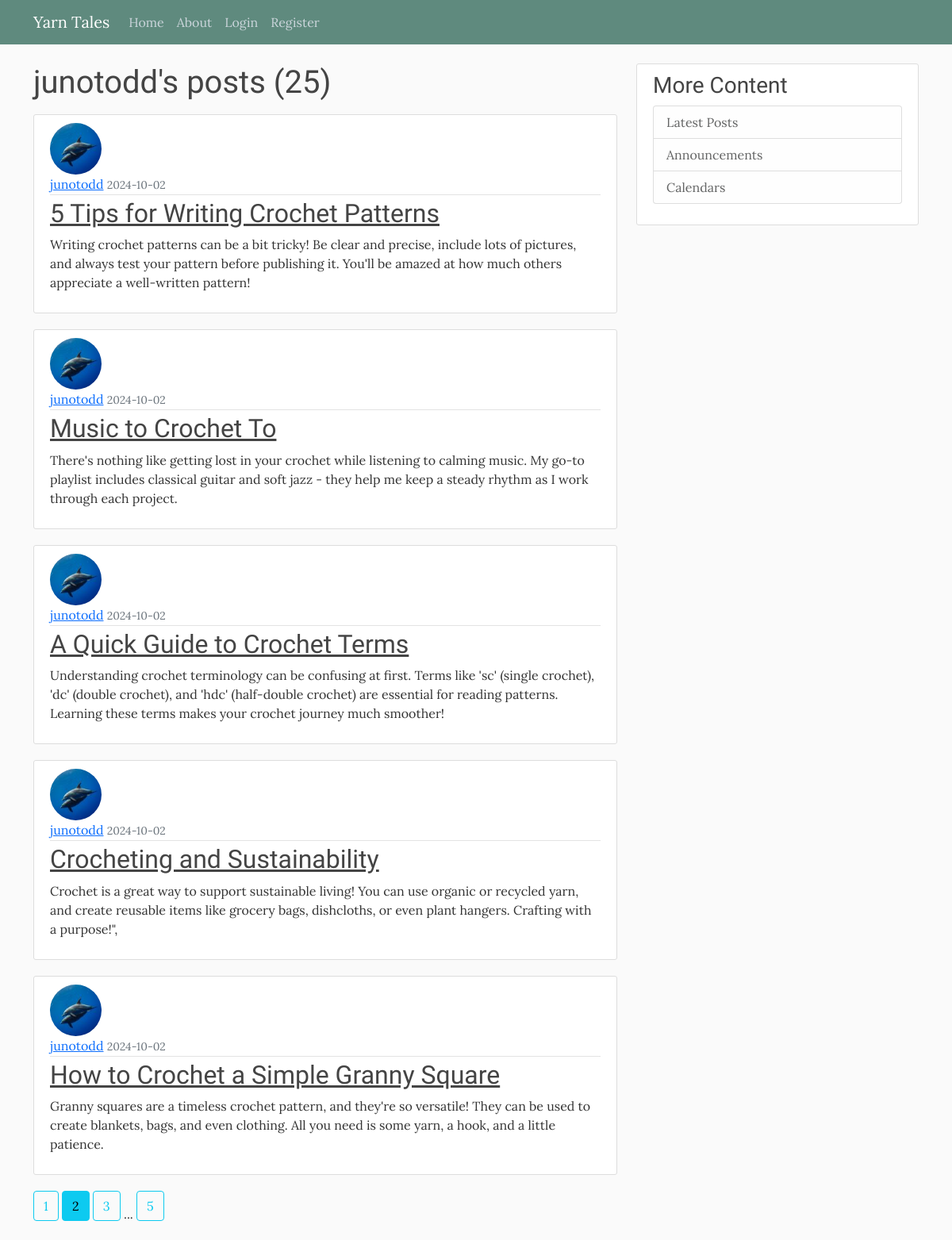
/user/junotodd?page=2, run on the app's committed database.
### flaskblog/models.py (models this page shows, shortened)
class User(db.Model, UserMixin):
    id = db.Column(db.Integer, primary_key=True)
    username = db.Column(db.String(20), unique=True, nullable=False)
    email = db.Column(db.String(120), unique=True, nullable=False)
    image_file = db.Column(db.String(20), nullable=False, default='default.jpg')
    password = db.Column(db.String(60), nullable=False)
    posts = db.relationship('Post', backref='author', lazy=True)

class Post(db.Model):
    id = db.Column(db.Integer, primary_key=True)
    title = db.Column(db.String(100), nullable=False)
    date_posted = db.Column(db.DateTime, nullable=False, default=datetime.utcnow)
    content = db.Column(db.Text, nullable=False)
    user_id = db.Column(db.Integer, db.ForeignKey('user.id'), nullable=False)

### flaskblog/users/routes.py (the view)
@users.route("/user/<string:username>")
def user_post(username):
    page = request.args.get('page', 1, type=int)
    user = User.query.filter_by(username=username).first_or_404()
    posts = Post.query.filter_by(author=user)\
        .order_by(Post.date_posted.desc())\
        .paginate(page=page, per_page=5)
    return render_template('user_post.html', posts=posts, user=user)

### flaskblog/templates/user_post.html
{% extends "layout.html" %}
{% block content %}
<h1 class="mb-3">{{ user.username }}'s posts ({{ posts.total }})</h1>
{% for post in posts.items %}
<article class="media content-section">
    <img class="rounded-circle article-img"
        src="{{ url_for('static', filename='profile_pics/' + post.author.image_file) }}" alt="">
    <div class="media-body">
        <div class="article-metadata">
            <a class="mr-2" href="{{ url_for('users.user_post', username=post.author.username) }}">{{
                post.author.username
                }}</a>
            <small class="text-muted">{{ post.date_posted.strftime('%Y-%m-%d') }}</small>
        </div>
        <h2><a class="article-title" href="{{ url_for('posts.post', post_id=post.id) }}">{{ post.title }}</a></h2>
        <p class="article-content">{{ post.content }}</p>
    </div>
</article>
{% endfor %}
{% for page_num in posts.iter_pages(left_edge=1, right_edge=1, left_current=1, right_current=2) %}
{% if page_num %}
{% if posts.page == page_num %}
<a class="btn btn-info mb-4" href="{{ url_for('users.user_post', username=user.username, page=page_num ) }}">{{ page_num
    }}</a>
{% else %}
<a class="btn btn-outline-info mb-4" href="{{ url_for('users.user_post', username=user.username, page=page_num ) }}">{{
    page_num }}</a>
{% endif %}
{% else %}
...
{% endif %}
{% endfor %}
{% endblock content %}

### flaskblog/static/main.css (style rules this page uses)
body { background: #fafafa; color: #333333; margin-top: 5rem; font-family: "Lora", serif; font-optical-sizing: auto; font-weight: 400; }
h1, h2, h3, h4, h5, h6 { color: #444444; font-family: "Satisfy", cursive; font-weight: 400; font-style: normal; }
.content-section { background: #ffffff; padding: 10px 20px; border: 1px solid #dddddd; border-radius: 3px; margin-bottom: 20px; }
.article-title { color: #444444; }
.article-content { white-space: pre-line; }
.article-img { height: 65px; width: 65px; margin-right: 16px; }
.article-metadata { padding-bottom: 1px; margin-bottom: 4px; border-bottom: 1px solid #e3e3e3 }

### data on the page
User: username "junotodd"
Post: image_file (picture), author.username "junotodd", date_posted "2024-10-02", title "5 Tips for Writing Crochet Patterns", content "Writing crochet patterns can be a bit tricky! Be clear and precise, include lots of pictures, and always test your pattern before publishing it. You'll be amazed at how much others appreciate a well-written pattern!"
Post: image_file (picture), author.username "junotodd", date_posted "2024-10-02", title "Music to Crochet To", content "There's nothing like getting lost in your crochet while listening to calming music. My go-to playlist includes classical guitar and soft jazz - they help me keep a steady rhythm as I work through each project."
Post: image_file (picture), author.username "junotodd", date_posted "2024-10-02", title "A Quick Guide to Crochet Terms", content "Understanding crochet terminology can be confusing at first. Terms like 'sc' (single crochet), 'dc' (double crochet), and 'hdc' (half-double crochet) are essential for reading patterns. Learning these terms makes your crochet journey much smoother!"
Post: image_file (picture), author.username "junotodd", date_posted "2024-10-02", title "Crocheting and Sustainability", content "Crochet is a great way to support sustainable living! You can use organic or recycled yarn, and create reusable items like grocery bags, dishcloths, or even plant hangers. Crafting with a purpose!\","
Post: image_file (picture), author.username "junotodd", date_posted "2024-10-02", title "How to Crochet a Simple Granny Square", content "Granny squares are a timeless crochet pattern, and they're so versatile! They can be used to create blankets, bags, and even clothing. All you need is some yarn, a hook, and a little patience."

### other printed values
{{ posts.total }} "25"
{{ page_num }} "1" "3" "5"
{{ page_num }} "2"
